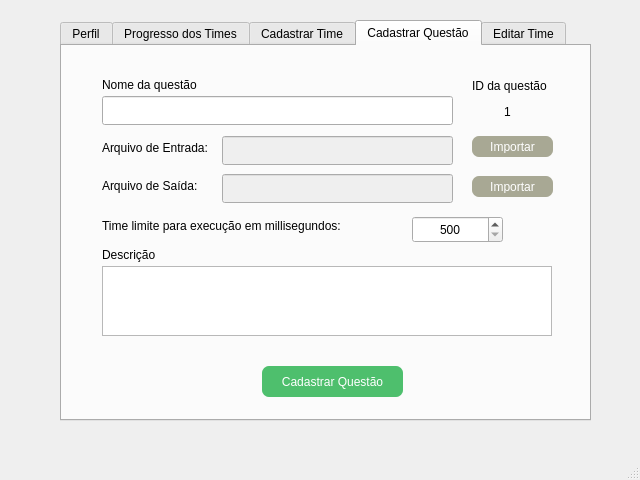
<?xml version="1.0" encoding="UTF-8"?>
<ui version="4.0">
 <class>MainWindow</class>
 <widget class="QMainWindow" name="MainWindow">
  <property name="geometry">
   <rect>
    <x>0</x>
    <y>0</y>
    <width>640</width>
    <height>480</height>
   </rect>
  </property>
  <property name="windowTitle">
   <string>MainWindow</string>
  </property>
  <widget class="QWidget" name="centralwidget">
   <widget class="QTabWidget" name="tabWidget">
    <property name="geometry">
     <rect>
      <x>60</x>
      <y>20</y>
      <width>531</width>
      <height>401</height>
     </rect>
    </property>
    <property name="currentIndex">
     <number>3</number>
    </property>
    <widget class="QWidget" name="tab">
     <attribute name="title">
      <string>Perfil</string>
     </attribute>
     <widget class="QWidget" name="verticalLayoutWidget_2">
      <property name="geometry">
       <rect>
        <x>80</x>
        <y>40</y>
        <width>411</width>
        <height>201</height>
       </rect>
      </property>
      <layout class="QVBoxLayout" name="verticalLayout_2">
       <item>
        <widget class="QLineEdit" name="lineEdit_1"/>
       </item>
       <item>
        <widget class="QLineEdit" name="lineEdit_3"/>
       </item>
       <item>
        <widget class="QLineEdit" name="lineEdit_4"/>
       </item>
       <item>
        <widget class="QLineEdit" name="lineEdit_5"/>
       </item>
      </layout>
     </widget>
     <widget class="QWidget" name="verticalLayoutWidget">
      <property name="geometry">
       <rect>
        <x>20</x>
        <y>40</y>
        <width>81</width>
        <height>201</height>
       </rect>
      </property>
      <layout class="QVBoxLayout" name="verticalLayout">
       <item>
        <widget class="QLabel" name="label">
         <property name="text">
          <string>SIAPE</string>
         </property>
        </widget>
       </item>
       <item>
        <widget class="QLabel" name="label_2">
         <property name="text">
          <string>Nome</string>
         </property>
        </widget>
       </item>
       <item>
        <widget class="QLabel" name="label_3">
         <property name="text">
          <string>Email</string>
         </property>
        </widget>
       </item>
       <item>
        <widget class="QLabel" name="label_5">
         <property name="text">
          <string>Senha</string>
         </property>
        </widget>
       </item>
      </layout>
     </widget>
     <widget class="QPushButton" name="pushButton">
      <property name="geometry">
       <rect>
        <x>400</x>
        <y>240</y>
        <width>81</width>
        <height>31</height>
       </rect>
      </property>
      <property name="styleSheet">
       <string notr="true">background-color: #c4c245;
border-radius: 7px;
padding: 4px;
color: white;</string>
      </property>
      <property name="text">
       <string>Atualizar</string>
      </property>
     </widget>
     <widget class="QWidget" name="verticalLayoutWidget_3">
      <property name="geometry">
       <rect>
        <x>20</x>
        <y>280</y>
        <width>165</width>
        <height>71</height>
       </rect>
      </property>
      <layout class="QVBoxLayout" name="verticalLayout_3">
       <item>
        <widget class="QLabel" name="label_6">
         <property name="text">
          <string>Exercicíos Cadastrados: </string>
         </property>
        </widget>
       </item>
       <item>
        <widget class="QLabel" name="label_7">
         <property name="text">
          <string>Times Cadastrados: </string>
         </property>
        </widget>
       </item>
      </layout>
     </widget>
     <widget class="QLabel" name="label_4">
      <property name="geometry">
       <rect>
        <x>200</x>
        <y>20</y>
        <width>111</width>
        <height>17</height>
       </rect>
      </property>
      <property name="text">
       <string>Dados Pessoais</string>
      </property>
     </widget>
     <widget class="QTextBrowser" name="textBrowser">
      <property name="geometry">
       <rect>
        <x>180</x>
        <y>320</y>
        <width>91</width>
        <height>31</height>
       </rect>
      </property>
     </widget>
     <widget class="QTextBrowser" name="textBrowser_2">
      <property name="geometry">
       <rect>
        <x>180</x>
        <y>280</y>
        <width>91</width>
        <height>31</height>
       </rect>
      </property>
     </widget>
     <widget class="QPushButton" name="pushButton_7">
      <property name="geometry">
       <rect>
        <x>430</x>
        <y>330</y>
        <width>61</width>
        <height>31</height>
       </rect>
      </property>
      <property name="styleSheet">
       <string notr="true">background-color: #e05858;
border-radius: 7px;
padding: 4px;
color: white;</string>
      </property>
      <property name="text">
       <string>Sair</string>
      </property>
     </widget>
    </widget>
    <widget class="QWidget" name="tab_3">
     <attribute name="title">
      <string>Progresso dos Times</string>
     </attribute>
     <widget class="QLabel" name="label_8">
      <property name="geometry">
       <rect>
        <x>30</x>
        <y>50</y>
        <width>71</width>
        <height>17</height>
       </rect>
      </property>
      <property name="text">
       <string>Progresso</string>
      </property>
     </widget>
     <widget class="QTableWidget" name="tableWidget">
      <property name="geometry">
       <rect>
        <x>30</x>
        <y>70</y>
        <width>451</width>
        <height>231</height>
       </rect>
      </property>
      <attribute name="horizontalHeaderStretchLastSection">
       <bool>true</bool>
      </attribute>
      <attribute name="verticalHeaderCascadingSectionResizes">
       <bool>false</bool>
      </attribute>
      <attribute name="verticalHeaderHighlightSections">
       <bool>true</bool>
      </attribute>
      <column>
       <property name="text">
        <string>Nome</string>
       </property>
      </column>
      <column>
       <property name="text">
        <string>Pontuação</string>
       </property>
      </column>
      <column>
       <property name="text">
        <string>Submissões Corretas</string>
       </property>
      </column>
     </widget>
    </widget>
    <widget class="QWidget" name="tab_2">
     <attribute name="title">
      <string>Cadastrar Time</string>
     </attribute>
     <widget class="QPushButton" name="pushButton_2">
      <property name="geometry">
       <rect>
        <x>200</x>
        <y>280</y>
        <width>151</width>
        <height>31</height>
       </rect>
      </property>
      <property name="styleSheet">
       <string notr="true">background-color: #4ebf6d;
border-radius: 7px;
padding: 4px;
color: white;</string>
      </property>
      <property name="text">
       <string>Cadastrar Time</string>
      </property>
     </widget>
     <widget class="QLabel" name="label_11">
      <property name="geometry">
       <rect>
        <x>20</x>
        <y>66</y>
        <width>101</width>
        <height>37</height>
       </rect>
      </property>
      <property name="text">
       <string>Nome do Time</string>
      </property>
     </widget>
     <widget class="QLineEdit" name="lineEdit_2">
      <property name="geometry">
       <rect>
        <x>130</x>
        <y>70</y>
        <width>361</width>
        <height>29</height>
       </rect>
      </property>
     </widget>
     <widget class="QWidget" name="horizontalLayoutWidget">
      <property name="geometry">
       <rect>
        <x>20</x>
        <y>120</y>
        <width>471</width>
        <height>138</height>
       </rect>
      </property>
      <layout class="QHBoxLayout" name="horizontalLayout">
       <item>
        <layout class="QVBoxLayout" name="verticalLayout_6">
         <item>
          <widget class="QLabel" name="label_12">
           <property name="text">
            <string>Componente 1</string>
           </property>
          </widget>
         </item>
         <item>
          <widget class="QLabel" name="label_21">
           <property name="text">
            <string>Componente 2</string>
           </property>
          </widget>
         </item>
         <item>
          <widget class="QLabel" name="label_22">
           <property name="text">
            <string>Componente 3</string>
           </property>
          </widget>
         </item>
         <item>
          <widget class="QLabel" name="label_23">
           <property name="text">
            <string>Componente 4</string>
           </property>
          </widget>
         </item>
        </layout>
       </item>
       <item>
        <layout class="QVBoxLayout" name="verticalLayout_5">
         <item>
          <widget class="QLineEdit" name="lineEdit_9"/>
         </item>
         <item>
          <widget class="QLineEdit" name="lineEdit"/>
         </item>
         <item>
          <widget class="QLineEdit" name="lineEdit_10"/>
         </item>
         <item>
          <widget class="QLineEdit" name="lineEdit_8"/>
         </item>
        </layout>
       </item>
      </layout>
     </widget>
    </widget>
    <widget class="QWidget" name="tab_4">
     <attribute name="title">
      <string>Cadastrar Questão</string>
     </attribute>
     <widget class="QPlainTextEdit" name="plainTextEdit">
      <property name="geometry">
       <rect>
        <x>40</x>
        <y>220</y>
        <width>450</width>
        <height>70</height>
       </rect>
      </property>
      <property name="maximumSize">
       <size>
        <width>450</width>
        <height>70</height>
       </size>
      </property>
     </widget>
     <widget class="QLabel" name="label_15">
      <property name="geometry">
       <rect>
        <x>40</x>
        <y>29</y>
        <width>222</width>
        <height>20</height>
       </rect>
      </property>
      <property name="text">
       <string>Nome da questão</string>
      </property>
     </widget>
     <widget class="QSpinBox" name="spinBox">
      <property name="geometry">
       <rect>
        <x>350</x>
        <y>170</y>
        <width>91</width>
        <height>27</height>
       </rect>
      </property>
      <property name="alignment">
       <set>Qt::AlignCenter</set>
      </property>
      <property name="minimum">
       <number>500</number>
      </property>
      <property name="maximum">
       <number>9999</number>
      </property>
      <property name="singleStep">
       <number>1</number>
      </property>
      <property name="value">
       <number>500</number>
      </property>
     </widget>
     <widget class="QLabel" name="label_16">
      <property name="geometry">
       <rect>
        <x>40</x>
        <y>200</y>
        <width>161</width>
        <height>17</height>
       </rect>
      </property>
      <property name="text">
       <string>Descrição</string>
      </property>
     </widget>
     <widget class="QLineEdit" name="lineEdit_6">
      <property name="geometry">
       <rect>
        <x>40</x>
        <y>50</y>
        <width>351</width>
        <height>29</height>
       </rect>
      </property>
     </widget>
     <widget class="QLabel" name="label_17">
      <property name="geometry">
       <rect>
        <x>410</x>
        <y>30</y>
        <width>81</width>
        <height>20</height>
       </rect>
      </property>
      <property name="text">
       <string>ID da questão</string>
      </property>
     </widget>
     <widget class="QPushButton" name="pushButton_4">
      <property name="geometry">
       <rect>
        <x>200</x>
        <y>320</y>
        <width>141</width>
        <height>31</height>
       </rect>
      </property>
      <property name="styleSheet">
       <string notr="true">background-color: #4ebf6d;
border-radius: 7px;
padding: 4px;
color: white;</string>
      </property>
      <property name="text">
       <string>Cadastrar Questão</string>
      </property>
     </widget>
     <widget class="QLabel" name="label_18">
      <property name="geometry">
       <rect>
        <x>410</x>
        <y>50</y>
        <width>71</width>
        <height>31</height>
       </rect>
      </property>
      <property name="text">
       <string>1</string>
      </property>
      <property name="alignment">
       <set>Qt::AlignCenter</set>
      </property>
     </widget>
     <widget class="QLabel" name="label_19">
      <property name="geometry">
       <rect>
        <x>40</x>
        <y>170</y>
        <width>301</width>
        <height>20</height>
       </rect>
      </property>
      <property name="text">
       <string>Time limite para execução em millisegundos:</string>
      </property>
     </widget>
     <widget class="QLineEdit" name="lineEdit_7">
      <property name="enabled">
       <bool>false</bool>
      </property>
      <property name="geometry">
       <rect>
        <x>160</x>
        <y>90</y>
        <width>231</width>
        <height>29</height>
       </rect>
      </property>
     </widget>
     <widget class="QLabel" name="label_20">
      <property name="geometry">
       <rect>
        <x>40</x>
        <y>92</y>
        <width>111</width>
        <height>20</height>
       </rect>
      </property>
      <property name="text">
       <string>Arquivo de Entrada:</string>
      </property>
     </widget>
     <widget class="QPushButton" name="pushButton_5">
      <property name="geometry">
       <rect>
        <x>410</x>
        <y>90</y>
        <width>81</width>
        <height>21</height>
       </rect>
      </property>
      <property name="styleSheet">
       <string notr="true">background-color: #a8a894;
border-radius: 7px;
padding: 4px;
color: white;</string>
      </property>
      <property name="text">
       <string>Importar</string>
      </property>
     </widget>
     <widget class="QLineEdit" name="lineEdit_17">
      <property name="enabled">
       <bool>false</bool>
      </property>
      <property name="geometry">
       <rect>
        <x>160</x>
        <y>128</y>
        <width>231</width>
        <height>29</height>
       </rect>
      </property>
      <property name="text">
       <string/>
      </property>
     </widget>
     <widget class="QPushButton" name="pushButton_9">
      <property name="geometry">
       <rect>
        <x>410</x>
        <y>130</y>
        <width>81</width>
        <height>21</height>
       </rect>
      </property>
      <property name="styleSheet">
       <string notr="true">background-color: #a8a894;
border-radius: 7px;
padding: 4px;
color: white;</string>
      </property>
      <property name="text">
       <string>Importar</string>
      </property>
     </widget>
     <widget class="QLabel" name="label_28">
      <property name="geometry">
       <rect>
        <x>40</x>
        <y>130</y>
        <width>111</width>
        <height>20</height>
       </rect>
      </property>
      <property name="text">
       <string>Arquivo de Saída:</string>
      </property>
     </widget>
    </widget>
    <widget class="QWidget" name="tab_5">
     <attribute name="title">
      <string>Editar Time</string>
     </attribute>
     <widget class="QLineEdit" name="lineEdit_11">
      <property name="geometry">
       <rect>
        <x>90</x>
        <y>70</y>
        <width>381</width>
        <height>29</height>
       </rect>
      </property>
     </widget>
     <widget class="QLabel" name="label_13">
      <property name="geometry">
       <rect>
        <x>200</x>
        <y>40</y>
        <width>191</width>
        <height>37</height>
       </rect>
      </property>
      <property name="text">
       <string>Digite o nome da equipe</string>
      </property>
     </widget>
     <widget class="QPushButton" name="pushButton_3">
      <property name="geometry">
       <rect>
        <x>140</x>
        <y>280</y>
        <width>121</width>
        <height>31</height>
       </rect>
      </property>
      <property name="styleSheet">
       <string notr="true">background-color: #c4c245;
border-radius: 7px;
padding: 4px;
color: white;</string>
      </property>
      <property name="text">
       <string>Pesquisar</string>
      </property>
     </widget>
     <widget class="QWidget" name="horizontalLayoutWidget_2">
      <property name="geometry">
       <rect>
        <x>30</x>
        <y>120</y>
        <width>471</width>
        <height>138</height>
       </rect>
      </property>
      <layout class="QHBoxLayout" name="horizontalLayout_2">
       <item>
        <layout class="QVBoxLayout" name="verticalLayout_7">
         <item>
          <widget class="QLabel" name="label_24">
           <property name="text">
            <string>Componente 1</string>
           </property>
          </widget>
         </item>
         <item>
          <widget class="QLabel" name="label_25">
           <property name="text">
            <string>Componente 2</string>
           </property>
          </widget>
         </item>
         <item>
          <widget class="QLabel" name="label_26">
           <property name="text">
            <string>Componente 3</string>
           </property>
          </widget>
         </item>
         <item>
          <widget class="QLabel" name="label_27">
           <property name="text">
            <string>Componente 4</string>
           </property>
          </widget>
         </item>
        </layout>
       </item>
       <item>
        <layout class="QVBoxLayout" name="verticalLayout_8">
         <item>
          <widget class="QLineEdit" name="lineEdit_12"/>
         </item>
         <item>
          <widget class="QLineEdit" name="lineEdit_13"/>
         </item>
         <item>
          <widget class="QLineEdit" name="lineEdit_14"/>
         </item>
         <item>
          <widget class="QLineEdit" name="lineEdit_15"/>
         </item>
        </layout>
       </item>
      </layout>
     </widget>
     <widget class="Line" name="line">
      <property name="geometry">
       <rect>
        <x>-3</x>
        <y>100</y>
        <width>561</width>
        <height>20</height>
       </rect>
      </property>
      <property name="orientation">
       <enum>Qt::Horizontal</enum>
      </property>
     </widget>
     <widget class="QPushButton" name="pushButton_6">
      <property name="geometry">
       <rect>
        <x>290</x>
        <y>280</y>
        <width>121</width>
        <height>31</height>
       </rect>
      </property>
      <property name="styleSheet">
       <string notr="true">background-color: #c4c245;
border-radius: 7px;
padding: 4px;
color: white;</string>
      </property>
      <property name="text">
       <string>Alterar</string>
      </property>
     </widget>
    </widget>
   </widget>
  </widget>
  <widget class="QMenuBar" name="menubar">
   <property name="geometry">
    <rect>
     <x>0</x>
     <y>0</y>
     <width>640</width>
     <height>23</height>
    </rect>
   </property>
  </widget>
  <widget class="QStatusBar" name="statusbar"/>
 </widget>
 <resources/>
 <connections/>
</ui>
